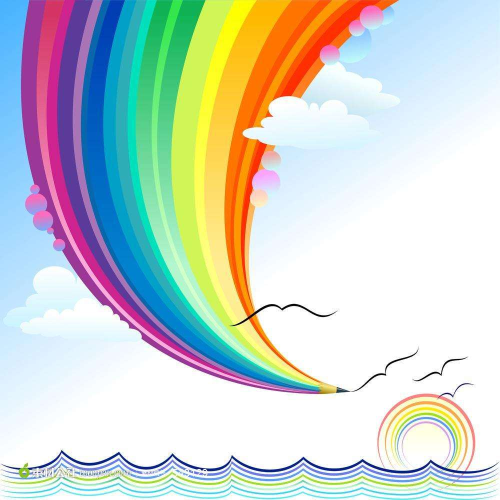
%> input picture Matlab/Image_proc/CMY/CMY_check.jpg, 1000 x 1000 px (shown at 1/2 size)
$ octave CMY_RTL_check.m   (GNU Octave 9; MATLAB toolbox functions it lacks are replaced by stand-ins)
%> lines starting %> are read from the running program, lines starting %| are printed output that depends on the picture
clear,clc;
% 读取RGB图像

% 输入一个 565 格式的十进制像素数据
pixel = 35182;

c_variable = 200;
m_variable = 0;
y_variable = 0;

rgbImage = imread('CMY_check.jpg'); % 替换为您的图像文件路径
%> rgbImage is the input picture: size 1000x1000x3 uint8; mean R, G, B 203.4, 211.6, 204.9
red_test = rgbImage(:,:,1);
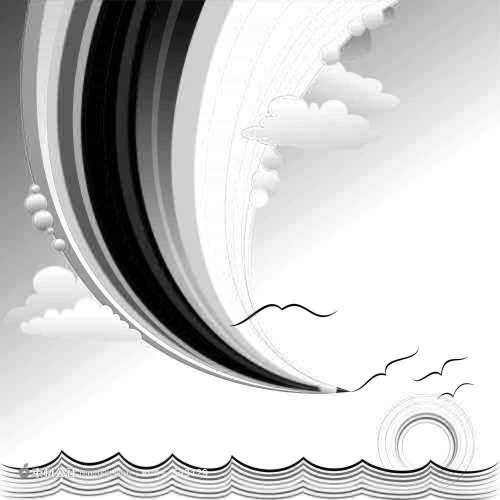
%> red_test: size 1000x1000 uint8 (shown at 1/2 size); min 0, max 255, mean 203.4
c_test = 255- red_test;
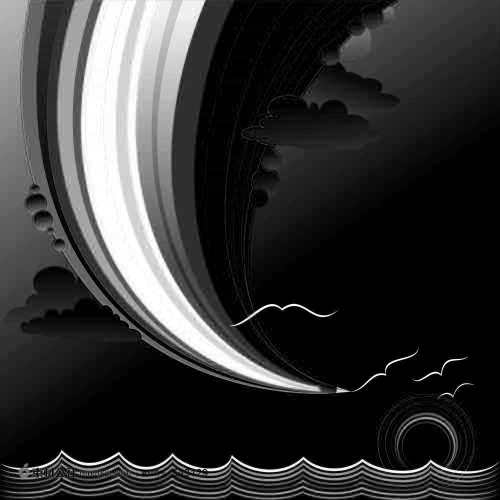
%> c_test: size 1000x1000 uint8 (shown at 1/2 size); min 0, max 255, mean 51.6

if (c_test + c_variable) > 255
    c_out_test = 255;
else
    c_out_test = c_test + c_variable;
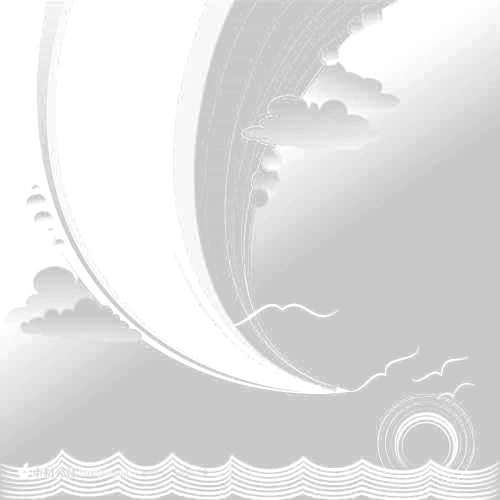
%> c_out_test: size 1000x1000 uint8 (shown at 1/2 size); min 200, max 255, mean 224
end
r_test = 255 - c_out_test;
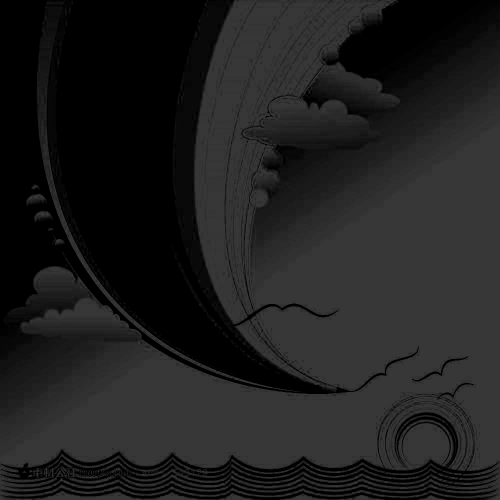
%> r_test: size 1000x1000 uint8 (shown at 1/2 size); min 0, max 55, mean 31

% 提取RGB通道分量，并转换为CMY分量
redChannel = 255- rgbImage(:,:,1);

% 修改CMY分量（这里以增加为例，可以根据需求进行修改）
modifiedRedChannel = redChannel + 200; % R通道增加50

%转换回RGB
modifiedRedChannel_R = 255- modifiedRedChannel;

subplot(1, 2, 1);
modifiedImageR_my = cat(3, r_test, rgbImage(:,:,2), rgbImage(:,:,3));
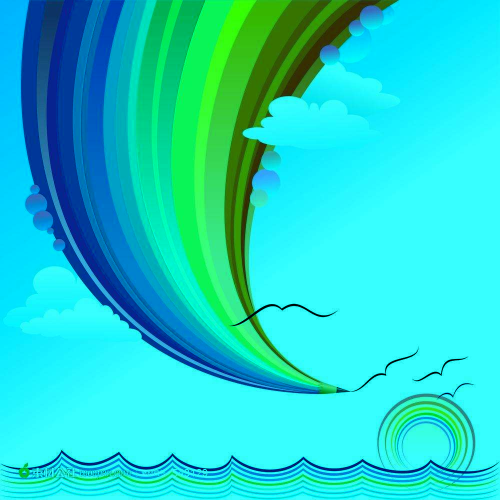
%> modifiedImageR_my: size 1000x1000x3 uint8 (shown at 1/2 size); mean R, G, B 31, 211.6, 204.9
imshow(modifiedImageR_my);
title('my');

% 修改后的R通道
subplot(1, 2, 2);
modifiedImageR = cat(3, modifiedRedChannel_R, rgbImage(:,:,2), rgbImage(:,:,3));
imshow(modifiedImageR);
title('ku');

% 比较两个矩阵是否相等
if isequal(modifiedRedChannel_R, r_test)
    disp('两个矩阵相等');
else
    disp('两个矩阵不相等');
end

% 提取 RGB 分量
pix_R = bitshift(bitand(pixel, 63488), -11)*8;
pix_G = bitshift(bitand(pixel, 2016), -5)*4;
pix_B = bitand(pixel, 31)*8;


c = 255- pix_R;
m = 255- pix_G;
y = 255- pix_B;

if (c + c_variable) > 255
    c_out = 255;
else
    c_out = c + c_variable;
end

if (m + m_variable) > 255
    m_out = 255;
else
    m_out = m + m_variable;
end

if (y + y_variable) > 255
    y_out = 255;
else
    y_out = y + y_variable;
end

R = 255 - c_out;
G = 255 - m_out;
B = 255 - y_out;


R_int = floor(R/8);
G_int = floor(G/4);
B_int = floor(B/8);
cmy_pix_data = R_int*2048 + G_int*32 + B_int;

disp([c,m,y]);
disp([c_out,m_out,y_out]);
disp([pix_R,pix_G,pix_B]);
disp([R,G,B]);
disp(cmy_pix_data);
